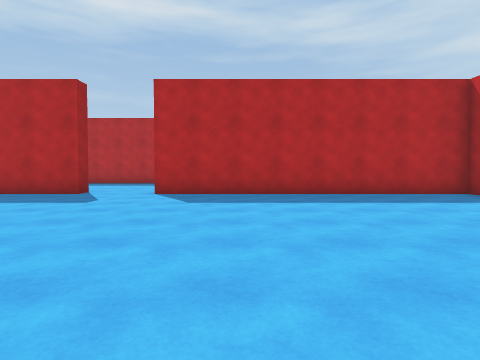
view 1 (above)

24 first-person views from a walk through a scene from a Unity 3-D project. The camera is 1.2 m above the floor, tilts 2° down and sees 75° across. The floor is counted in squares, 2 m on a side. Each view is taken from the middle of a square. On the plan, view 1 faces up. The plan holds only what a view shows up to about 9 squares ahead; the rest is blank. The place goes on beyond the plan.

view 2
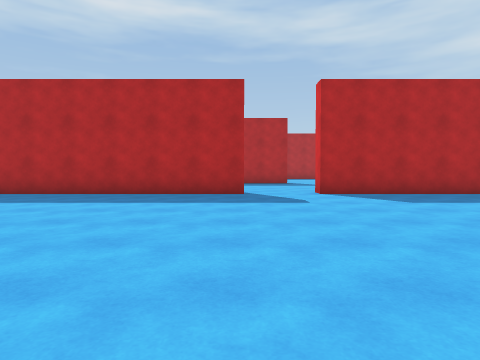

view 3
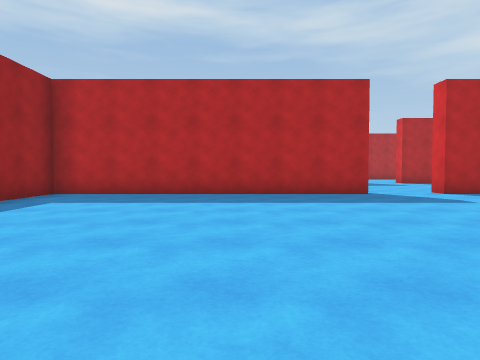

view 4
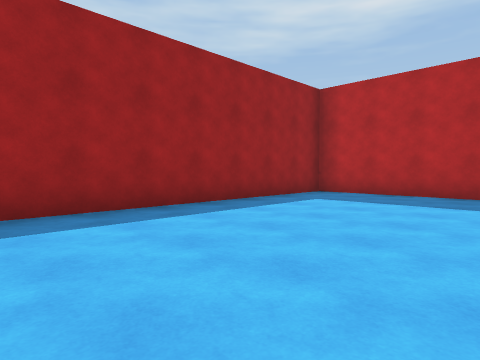

view 5
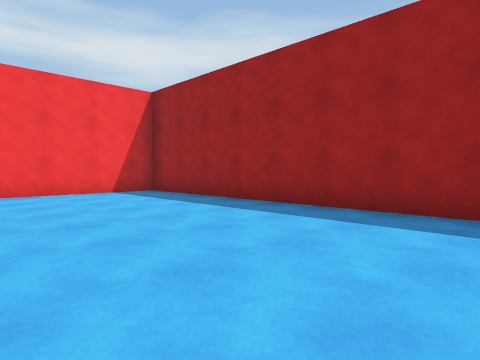

view 6
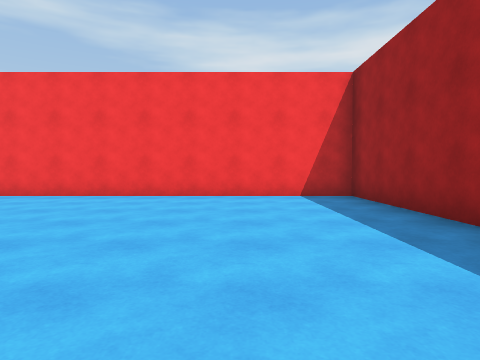

view 7
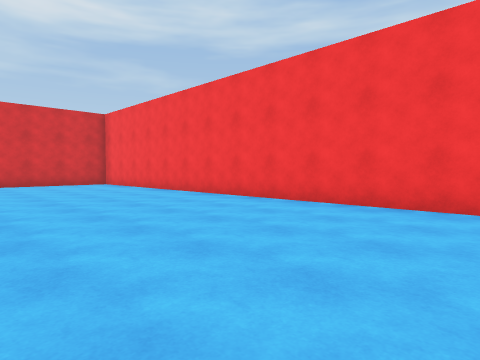

view 8
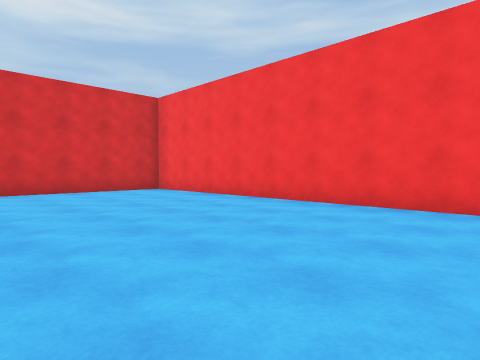

view 9
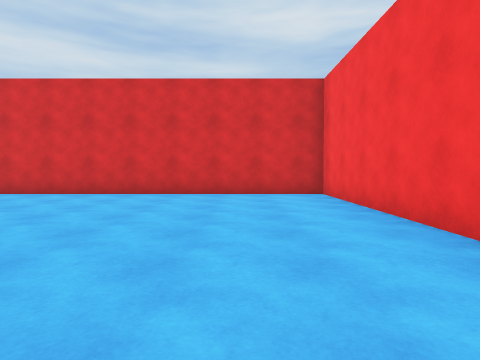

view 10
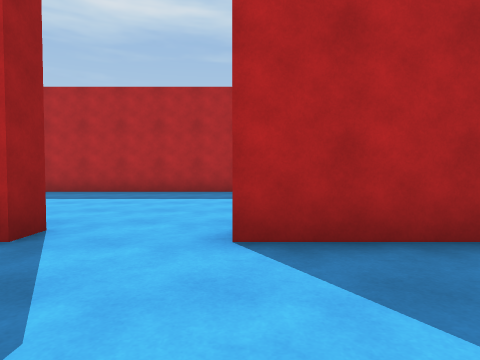

view 11
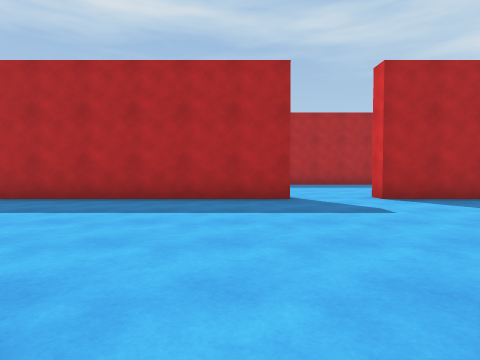

view 12
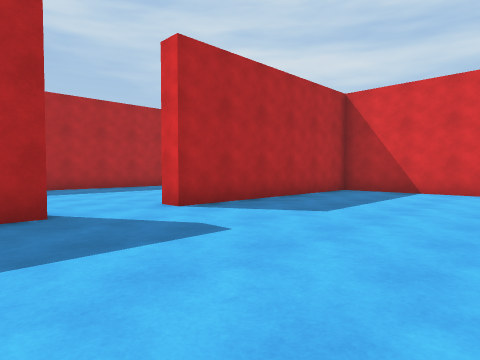

view 13
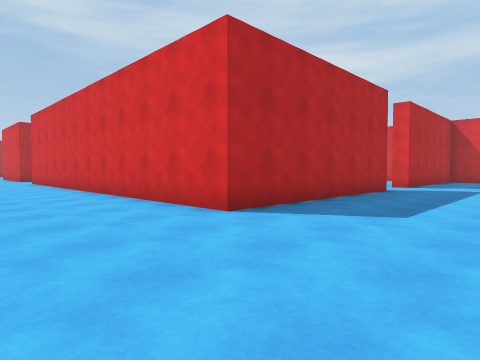

view 14
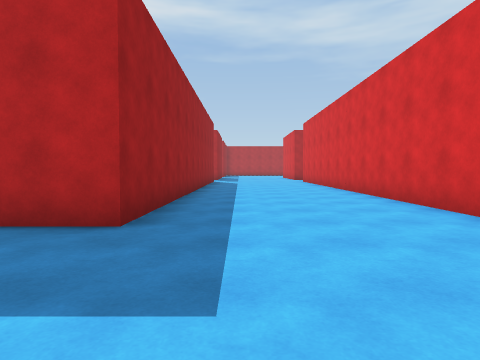

view 15
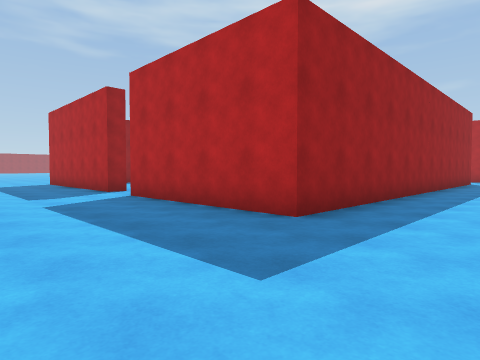

view 16
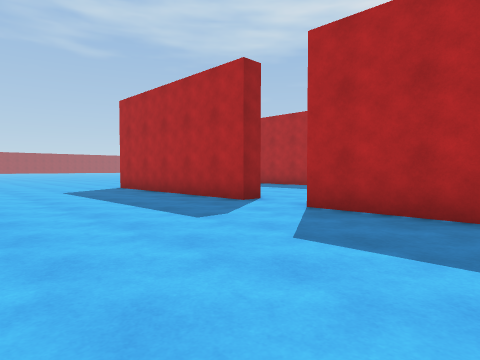

view 17
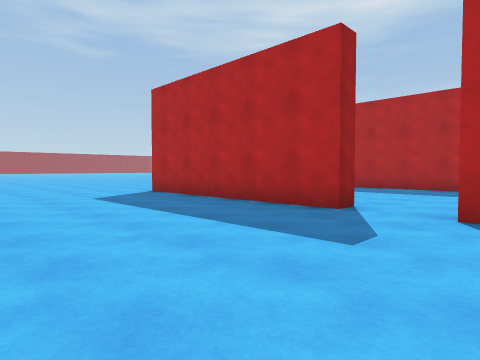

view 18
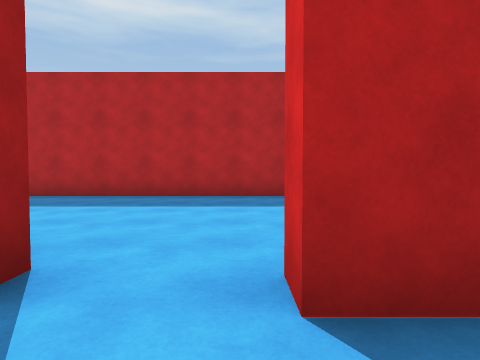

view 19
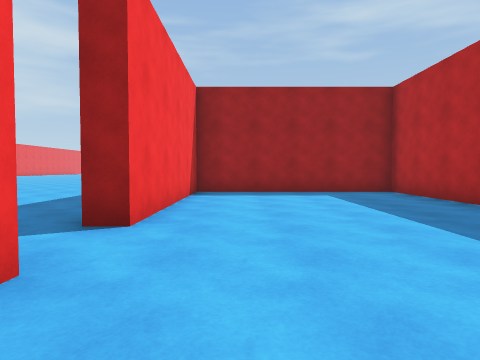

view 20
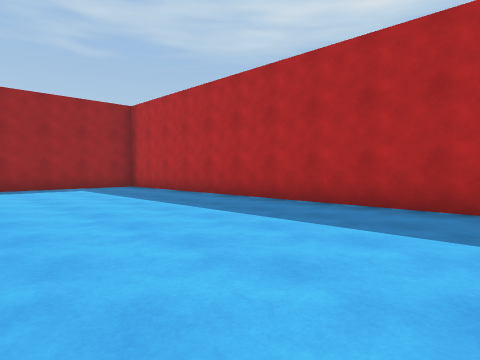

view 21
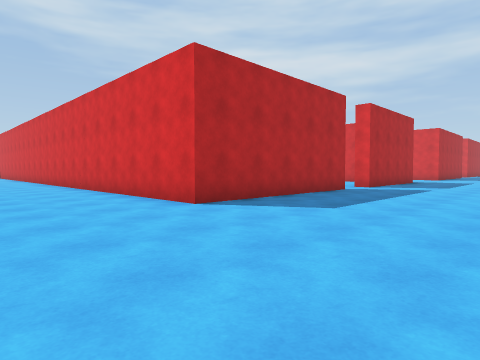

view 22
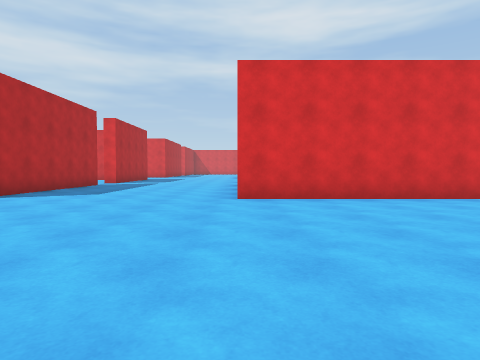

view 23
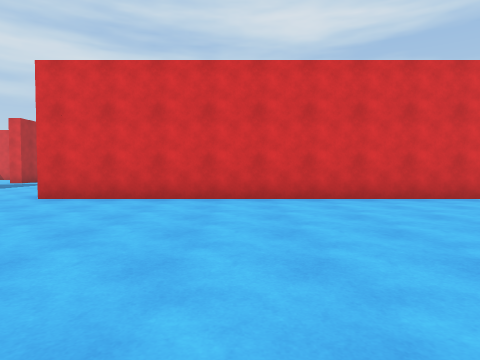

view 24
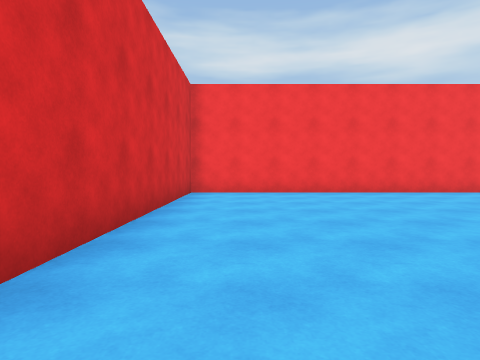

### Floor plan
Points are (right, up) in squares from view 1. A wall is a line through its corners. A room is listed if a view was taken in it or the views show most of it. See-through windows are left out.
Room 1 (views 1, 2, 3, 4, 5, 6, 7, 8, 9, 10, 11)
walls: (-3.9, 8.1) (-3.9, 7.6) (-11.5, 7.6) (-11.5, -4) (5.5, -4) (5.5, 3.8); (5.5, 7.1) (5.5, 7.6) (-2.1, 7.6) (-2.1, 8.1)
ways out: opening at (-3, 8) to room 2
Room 2 (views 12, 13, 14, 15, 16, 17, 18, 21, 22, 23, 24)
walls: (-18.2, 13.2) (-23.8, 13.2) (-23.8, 18.5); (-12.2, 20.5) (-12.2, 13.2) (-16.7, 13.2); (-1.9, 13.2) (-8, 13.2) (-8, 19.8); (-30.5, -4) (-23.8, -4) (-23.8, 8.1); (5.5, 10) (5.5, 13.2) (-0.1, 13.2)
ways out: opening at (-3, 8) to room 1; opening at (-17.5, 13) to room 3; opening at (-1, 13)
Room 3 (views 19, 20)
walls: (-16.7, 13.2) (-16.7, 13.8); (-13.6, 19) (-23.2, 19) (-23.2, 13.9) (-18.2, 13.9) (-18.2, 13.2)
ways out: opening at (-17.5, 13) to room 2

Positions as (right, up) in squares from view 1, and headings:
1: (0, 0), facing up
2: (-4, 0), facing up
3: (-7, 0), facing up
4: (-7, 0), facing up-left
5: (-7, 4), facing down-left
6: (-9, 3), facing down
7: (-7, 1), facing down-right
8: (-3, 1), facing down-right
9: (-2, -2), facing right
10: (-2, 5), facing up
11: (-3, 7), facing up
12: (-3, 9), facing up-right
13: (-11, 10), facing up-right
14: (-11, 10), facing up
15: (-10, 10), facing up-left
16: (-14, 9), facing up-left
17: (-16, 9), facing up-left
18: (-17, 12), facing up
19: (-15, 15), facing left
20: (-13, 14), facing up-left
21: (-27, 9), facing up-right
22: (-30, 8), facing right
23: (-30, 4), facing right
24: (-25, 4), facing down
